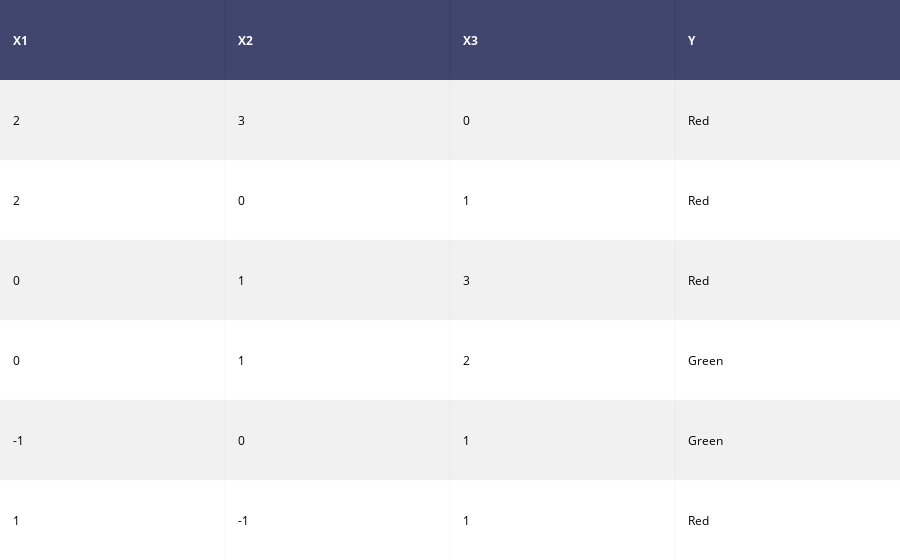

Notebook cell for this chart:
### Markdown cell above
### Problem 1
---

Using test point 
$$ X_1=X_2=X_3=0  $$

### Code cell
# Set up Data
observations = pd.DataFrame({
    'X1': [2, 2, 0, 0, -1, 1], 
    'X2': [3, 0, 1, 1, 0, -1], 
    'X3': [0, 1, 3, 2, 1, 1], 
    'Y': ["Red", "Red", "Red", "Green", "Green", "Red"]
})
plotly.iplot(ff.create_table(observations))

### Figure 1 — Plotly figure (JSON) as saved in the notebook; plotly's stock layout.template omitted (floating-point values rounded to 4 significant figures)
{"data": [{"colorscale": [[0, "#00083e"], [0.5, "#ededee"], [1, "#ffffff"]], "hoverinfo": "none", "opacity": 0.75, "showscale": false, "type": "heatmap", "uid": "6de84b56-522d-48ac-b42c-d8b666a7cf48", "z": [[0, 0, 0, 0], [0.5, 0.5, 0.5, 0.5], [1, 1, 1, 1], [0.5, 0.5, 0.5, 0.5], [1, 1, 1, 1], [0.5, 0.5, 0.5, 0.5], [1, 1, 1, 1]]}], "layout": {"annotations": [{"align": "left", "font": {"color": "#ffffff"}, "showarrow": false, "text": "<b>X1</b>", "x": -0.45, "xanchor": "left", "xref": "x", "y": 0, "yref": "y"}, {"align": "left", "font": {"color": "#ffffff"}, "showarrow": false, "text": "<b>X2</b>", "x": 0.55, "xanchor": "left", "xref": "x", "y": 0, "yref": "y"}, {"align": "left", "font": {"color": "#ffffff"}, "showarrow": false, "text": "<b>X3</b>", "x": 1.55, "xanchor": "left", "xref": "x", "y": 0, "yref": "y"}, {"align": "left", "font": {"color": "#ffffff"}, "showarrow": false, "text": "<b>Y</b>", "x": 2.55, "xanchor": "left", "xref": "x", "y": 0, "yref": "y"}, {"align": "left", "font": {"color": "#000000"}, "showarrow": false, "text": "2", "x": -0.45, "xanchor": "left", "xref": "x", "y": 1, "yref": "y"}, {"align": "left", "font": {"color": "#000000"}, "showarrow": false, "text": "3", "x": 0.55, "xanchor": "left", "xref": "x", "y": 1, "yref": "y"}, {"align": "left", "font": {"color": "#000000"}, "showarrow": false, "text": "0", "x": 1.55, "xanchor": "left", "xref": "x", "y": 1, "yref": "y"}, {"align": "left", "font": {"color": "#000000"}, "showarrow": false, "text": "Red", "x": 2.55, "xanchor": "left", "xref": "x", "y": 1, "yref": "y"}, {"align": "left", "font": {"color": "#000000"}, "showarrow": false, "text": "2", "x": -0.45, "xanchor": "left", "xref": "x", "y": 2, "yref": "y"}, {"align": "left", "font": {"color": "#000000"}, "showarrow": false, "text": "0", "x": 0.55, "xanchor": "left", "xref": "x", "y": 2, "yref": "y"}, {"align": "left", "font": {"color": "#000000"}, "showarrow": false, "text": "1", "x": 1.55, "xanchor": "left", "xref": "x", "y": 2, "yref": "y"}, {"align": "left", "font": {"color": "#000000"}, "showarrow": false, "text": "Red", "x": 2.55, "xanchor": "left", "xref": "x", "y": 2, "yref": "y"}, {"align": "left", "font": {"color": "#000000"}, "showarrow": false, "text": "0", "x": -0.45, "xanchor": "left", "xref": "x", "y": 3, "yref": "y"}, {"align": "left", "font": {"color": "#000000"}, "showarrow": false, "text": "1", "x": 0.55, "xanchor": "left", "xref": "x", "y": 3, "yref": "y"}, {"align": "left", "font": {"color": "#000000"}, "showarrow": false, "text": "3", "x": 1.55, "xanchor": "left", "xref": "x", "y": 3, "yref": "y"}, {"align": "left", "font": {"color": "#000000"}, "showarrow": false, "text": "Red", "x": 2.55, "xanchor": "left", "xref": "x", "y": 3, "yref": "y"}, {"align": "left", "font": {"color": "#000000"}, "showarrow": false, "text": "0", "x": -0.45, "xanchor": "left", "xref": "x", "y": 4, "yref": "y"}, {"align": "left", "font": {"color": "#000000"}, "showarrow": false, "text": "1", "x": 0.55, "xanchor": "left", "xref": "x", "y": 4, "yref": "y"}, {"align": "left", "font": {"color": "#000000"}, "showarrow": false, "text": "2", "x": 1.55, "xanchor": "left", "xref": "x", "y": 4, "yref": "y"}, {"align": "left", "font": {"color": "#000000"}, "showarrow": false, "text": "Green", "x": 2.55, "xanchor": "left", "xref": "x", "y": 4, "yref": "y"}, {"align": "left", "font": {"color": "#000000"}, "showarrow": false, "text": "-1", "x": -0.45, "xanchor": "left", "xref": "x", "y": 5, "yref": "y"}, {"align": "left", "font": {"color": "#000000"}, "showarrow": false, "text": "0", "x": 0.55, "xanchor": "left", "xref": "x", "y": 5, "yref": "y"}, {"align": "left", "font": {"color": "#000000"}, "showarrow": false, "text": "1", "x": 1.55, "xanchor": "left", "xref": "x", "y": 5, "yref": "y"}, {"align": "left", "font": {"color": "#000000"}, "showarrow": false, "text": "Green", "x": 2.55, "xanchor": "left", "xref": "x", "y": 5, "yref": "y"}, {"align": "left", "font": {"color": "#000000"}, "showarrow": false, "text": "1", "x": -0.45, "xanchor": "left", "xref": "x", "y": 6, "yref": "y"}, {"align": "left", "font": {"color": "#000000"}, "showarrow": false, "text": "-1", "x": 0.55, "xanchor": "left", "xref": "x", "y": 6, "yref": "y"}, {"align": "left", "font": {"color": "#000000"}, "showarrow": false, "text": "1", "x": 1.55, "xanchor": "left", "xref": "x", "y": 6, "yref": "y"}, {"align": "left", "font": {"color": "#000000"}, "showarrow": false, "text": "Red", "x": 2.55, "xanchor": "left", "xref": "x", "y": 6, "yref": "y"}], "autosize": true, "margin": {"b": 0, "l": 0, "r": 0, "t": 0}, "xaxis": {"autorange": true, "dtick": 1, "gridwidth": 2, "range": [-0.5, 3.5], "showticklabels": false, "tick0": -0.5, "ticks": "", "zeroline": false}, "yaxis": {"autorange": true, "dtick": 1, "gridwidth": 2, "range": [6.5, -0.5], "showticklabels": false, "tick0": 0.5, "ticks": "", "zeroline": false}}}
